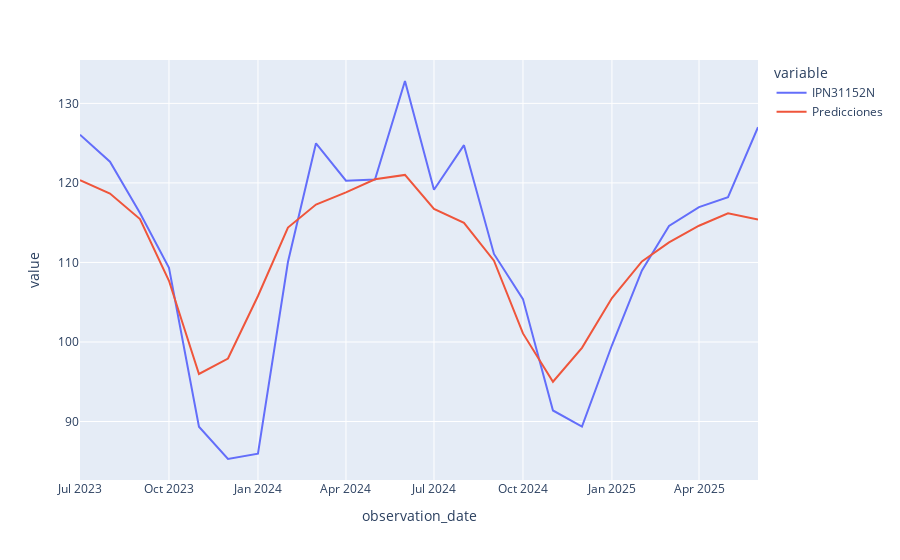

The code cell stored with this chart in its notebook:
### Code cell
fig = px.line(prueba)
fig.show()
